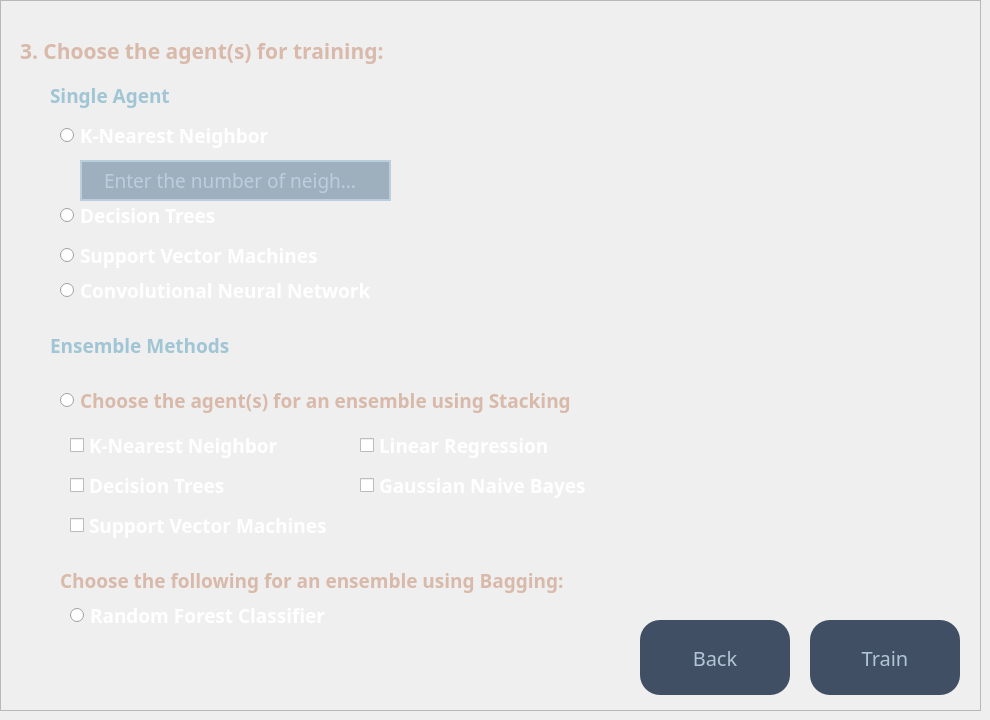
          <widget class="QWidget" name="page_3">
           <widget class="QFrame" name="frame_3">
            <property name="geometry">
             <rect>
              <x>0</x>
              <y>0</y>
              <width>981</width>
              <height>711</height>
             </rect>
            </property>
            <property name="styleSheet">
             <string notr="true">background-color:none;</string>
            </property>
            <property name="frameShape">
             <enum>QFrame::StyledPanel</enum>
            </property>
            <property name="frameShadow">
             <enum>QFrame::Raised</enum>
            </property>
            <widget class="QLabel" name="label_6">
             <property name="geometry">
              <rect>
               <x>580</x>
               <y>30</y>
               <width>381</width>
               <height>311</height>
              </rect>
             </property>
             <property name="styleSheet">
              <string notr="true"/>
             </property>
             <property name="text">
              <string/>
             </property>
            </widget>
            <widget class="QPushButton" name="next_btn1_4">
             <property name="geometry">
              <rect>
               <x>810</x>
               <y>620</y>
               <width>150</width>
               <height>75</height>
              </rect>
             </property>
             <property name="minimumSize">
              <size>
               <width>150</width>
               <height>75</height>
              </size>
             </property>
             <property name="maximumSize">
              <size>
               <width>150</width>
               <height>75</height>
              </size>
             </property>
             <property name="font">
              <font>
               <family>Bahnschrift Condensed</family>
               <pointsize>15</pointsize>
              </font>
             </property>
             <property name="styleSheet">
              <string notr="true">QPushButton {
border: none;
border-radius: 20px; 
	
	
	background-color: rgb(65, 79, 100);
	color: rgb(177, 197, 212);

}
QPushButton:hover {
border: 8px solid rgba(65, 79, 100,150);
}
</string>
             </property>
             <property name="text">
              <string>Train</string>
             </property>
            </widget>
            <widget class="QLabel" name="label_10">
             <property name="geometry">
              <rect>
               <x>20</x>
               <y>20</y>
               <width>561</width>
               <height>61</height>
              </rect>
             </property>
             <property name="font">
              <font>
               <family>Bahnschrift SemiBold SemiConden</family>
               <pointsize>16</pointsize>
               <weight>75</weight>
               <bold>true</bold>
              </font>
             </property>
             <property name="styleSheet">
              <string notr="true">color: rgb(216, 185, 170);</string>
             </property>
             <property name="text">
              <string>3. Choose the agent(s) for training:</string>
             </property>
            </widget>
            <widget class="QLabel" name="label_11">
             <property name="geometry">
              <rect>
               <x>50</x>
               <y>80</y>
               <width>211</width>
               <height>31</height>
              </rect>
             </property>
             <property name="font">
              <font>
               <family>Bahnschrift SemiBold SemiConden</family>
               <pointsize>14</pointsize>
               <weight>75</weight>
               <bold>true</bold>
              </font>
             </property>
             <property name="styleSheet">
              <string notr="true">color: rgb(160, 197, 212);</string>
             </property>
             <property name="text">
              <string>Single Agent</string>
             </property>
            </widget>
            <widget class="QRadioButton" name="radioButton_4">
             <property name="geometry">
              <rect>
               <x>60</x>
               <y>120</y>
               <width>271</width>
               <height>31</height>
              </rect>
             </property>
             <property name="font">
              <font>
               <family>Bahnschrift SemiBold SemiConden</family>
               <pointsize>14</pointsize>
               <weight>75</weight>
               <bold>true</bold>
              </font>
             </property>
             <property name="styleSheet">
              <string notr="true">color: rgb(255, 255, 255);</string>
             </property>
             <property name="text">
              <string>K-Nearest Neighbor</string>
             </property>
            </widget>
            <widget class="QRadioButton" name="radioButton_5">
             <property name="geometry">
              <rect>
               <x>60</x>
               <y>200</y>
               <width>271</width>
               <height>31</height>
              </rect>
             </property>
             <property name="font">
              <font>
               <family>Bahnschrift SemiBold SemiConden</family>
               <pointsize>14</pointsize>
               <weight>75</weight>
               <bold>true</bold>
              </font>
             </property>
             <property name="styleSheet">
              <string notr="true">color: rgb(255, 255, 255);</string>
             </property>
             <property name="text">
              <string>Decision Trees</string>
             </property>
            </widget>
            <widget class="QRadioButton" name="radioButton_6">
             <property name="geometry">
              <rect>
               <x>60</x>
               <y>240</y>
               <width>271</width>
               <height>31</height>
              </rect>
             </property>
             <property name="font">
              <font>
               <family>Bahnschrift SemiBold SemiConden</family>
               <pointsize>14</pointsize>
               <weight>75</weight>
               <bold>true</bold>
              </font>
             </property>
             <property name="styleSheet">
              <string notr="true">color: rgb(255, 255, 255);</string>
             </property>
             <property name="text">
              <string>Support Vector Machines</string>
             </property>
            </widget>
            <widget class="QRadioButton" name="radioButton_7">
             <property name="geometry">
              <rect>
               <x>60</x>
               <y>270</y>
               <width>321</width>
               <height>41</height>
              </rect>
             </property>
             <property name="font">
              <font>
               <family>Bahnschrift SemiBold SemiConden</family>
               <pointsize>14</pointsize>
               <weight>75</weight>
               <bold>true</bold>
              </font>
             </property>
             <property name="styleSheet">
              <string notr="true">color: rgb(255, 255, 255);</string>
             </property>
             <property name="text">
              <string>Convolutional Neural Network</string>
             </property>
            </widget>
            <widget class="QLabel" name="label_12">
             <property name="geometry">
              <rect>
               <x>50</x>
               <y>330</y>
               <width>211</width>
               <height>31</height>
              </rect>
             </property>
             <property name="font">
              <font>
               <family>Bahnschrift SemiBold SemiConden</family>
               <pointsize>14</pointsize>
               <weight>75</weight>
               <bold>true</bold>
              </font>
             </property>
             <property name="styleSheet">
              <string notr="true">color: rgb(160, 197, 212);</string>
             </property>
             <property name="text">
              <string>Ensemble Methods</string>
             </property>
            </widget>
            <widget class="QCheckBox" name="checkBox_11">
             <property name="geometry">
              <rect>
               <x>70</x>
               <y>430</y>
               <width>231</width>
               <height>31</height>
              </rect>
             </property>
             <property name="font">
              <font>
               <family>Bahnschrift SemiBold SemiConden</family>
               <pointsize>14</pointsize>
               <weight>75</weight>
               <bold>true</bold>
              </font>
             </property>
             <property name="styleSheet">
              <string notr="true">color: rgb(255, 255, 255);</string>
             </property>
             <property name="text">
              <string>K-Nearest Neighbor</string>
             </property>
            </widget>
            <widget class="QCheckBox" name="checkBox_12">
             <property name="geometry">
              <rect>
               <x>70</x>
               <y>470</y>
               <width>201</width>
               <height>31</height>
              </rect>
             </property>
             <property name="font">
              <font>
               <family>Bahnschrift SemiBold SemiConden</family>
               <pointsize>14</pointsize>
               <weight>75</weight>
               <bold>true</bold>
              </font>
             </property>
             <property name="styleSheet">
              <string notr="true">color: rgb(255, 255, 255);</string>
             </property>
             <property name="text">
              <string>Decision Trees</string>
             </property>
            </widget>
            <widget class="QCheckBox" name="checkBox_13">
             <property name="geometry">
              <rect>
               <x>70</x>
               <y>510</y>
               <width>261</width>
               <height>31</height>
              </rect>
             </property>
             <property name="font">
              <font>
               <family>Bahnschrift SemiBold SemiConden</family>
               <pointsize>14</pointsize>
               <weight>75</weight>
               <bold>true</bold>
              </font>
             </property>
             <property name="styleSheet">
              <string notr="true">color: rgb(255, 255, 255);</string>
             </property>
             <property name="text">
              <string>Support Vector Machines</string>
             </property>
            </widget>
            <widget class="QLabel" name="label_14">
             <property name="geometry">
              <rect>
               <x>60</x>
               <y>550</y>
               <width>561</width>
               <height>61</height>
              </rect>
             </property>
             <property name="font">
              <font>
               <family>Bahnschrift SemiBold SemiConden</family>
               <pointsize>14</pointsize>
               <weight>75</weight>
               <bold>true</bold>
              </font>
             </property>
             <property name="styleSheet">
              <string notr="true">color: rgb(216, 185, 170);</string>
             </property>
             <property name="text">
              <string>Choose the following for an ensemble using Bagging:</string>
             </property>
            </widget>
            <widget class="QRadioButton" name="radioButton_8">
             <property name="geometry">
              <rect>
               <x>70</x>
               <y>600</y>
               <width>271</width>
               <height>31</height>
              </rect>
             </property>
             <property name="font">
              <font>
               <family>Bahnschrift SemiBold SemiConden</family>
               <pointsize>14</pointsize>
               <weight>75</weight>
               <bold>true</bold>
              </font>
             </property>
             <property name="styleSheet">
              <string notr="true">color: rgb(255, 255, 255);</string>
             </property>
             <property name="text">
              <string>Random Forest Classifier</string>
             </property>
            </widget>
            <widget class="QPushButton" name="next_btn1_7">
             <property name="geometry">
              <rect>
               <x>640</x>
               <y>620</y>
               <width>150</width>
               <height>75</height>
              </rect>
             </property>
             <property name="minimumSize">
              <size>
               <width>150</width>
               <height>75</height>
              </size>
             </property>
             <property name="maximumSize">
              <size>
               <width>150</width>
               <height>75</height>
              </size>
             </property>
             <property name="font">
              <font>
               <family>Bahnschrift Condensed</family>
               <pointsize>15</pointsize>
              </font>
             </property>
             <property name="styleSheet">
              <string notr="true">QPushButton {
border: none;
border-radius: 20px; 
	
	
	background-color: rgb(65, 79, 100);
	color: rgb(177, 197, 212);

}
QPushButton:hover {
border: 8px solid rgba(65, 79, 100,150);
}
</string>
             </property>
             <property name="text">
              <string>Back</string>
             </property>
            </widget>
            <widget class="QLineEdit" name="lineEdit_2">
             <property name="geometry">
              <rect>
               <x>80</x>
               <y>160</y>
               <width>311</width>
               <height>41</height>
              </rect>
             </property>
             <property name="font">
              <font>
               <family>Bahnschrift Condensed</family>
               <pointsize>14</pointsize>
              </font>
             </property>
             <property name="styleSheet">
              <string notr="true">QLineEdit{
border: 2px solid rgb(186, 207, 222);
background-color: rgb(158, 176, 189);
color: rgb(213, 238, 255);
padding-left: 20px;
padding-right: 20px;
}
QLineEdit:hover {
 border: 2px solid rgb(213, 238, 255);
}
QLineEdit:focus{
 border: 2px solid rgb(213, 238, 255);
background-color: rgb(158, 176, 189);
}

</string>
             </property>
             <property name="text">
              <string/>
             </property>
             <property name="placeholderText">
              <string>Enter the number of neighbors...</string>
             </property>
            </widget>
            <widget class="QCheckBox" name="checkBox_14">
             <property name="geometry">
              <rect>
               <x>360</x>
               <y>430</y>
               <width>231</width>
               <height>31</height>
              </rect>
             </property>
             <property name="font">
              <font>
               <family>Bahnschrift SemiBold SemiConden</family>
               <pointsize>14</pointsize>
               <weight>75</weight>
               <bold>true</bold>
              </font>
             </property>
             <property name="styleSheet">
              <string notr="true">color: rgb(255, 255, 255);</string>
             </property>
             <property name="text">
              <string>Linear Regression</string>
             </property>
            </widget>
            <widget class="QCheckBox" name="checkBox_15">
             <property name="geometry">
              <rect>
               <x>360</x>
               <y>470</y>
               <width>231</width>
               <height>31</height>
              </rect>
             </property>
             <property name="font">
              <font>
               <family>Bahnschrift SemiBold SemiConden</family>
               <pointsize>14</pointsize>
               <weight>75</weight>
               <bold>true</bold>
              </font>
             </property>
             <property name="styleSheet">
              <string notr="true">color: rgb(255, 255, 255);</string>
             </property>
             <property name="text">
              <string>Gaussian Naive Bayes</string>
             </property>
            </widget>
            <widget class="QRadioButton" name="radioButton">
             <property name="geometry">
              <rect>
               <x>60</x>
               <y>380</y>
               <width>511</width>
               <height>41</height>
              </rect>
             </property>
             <property name="font">
              <font>
               <family>Bahnschrift SemiBold SemiConden</family>
               <pointsize>14</pointsize>
               <weight>75</weight>
               <bold>true</bold>
              </font>
             </property>
             <property name="styleSheet">
              <string notr="true">color: rgb(216, 185, 170);</string>
             </property>
             <property name="text">
              <string>Choose the agent(s) for an ensemble using Stacking:</string>
             </property>
            </widget>
           </widget>
          </widget>
